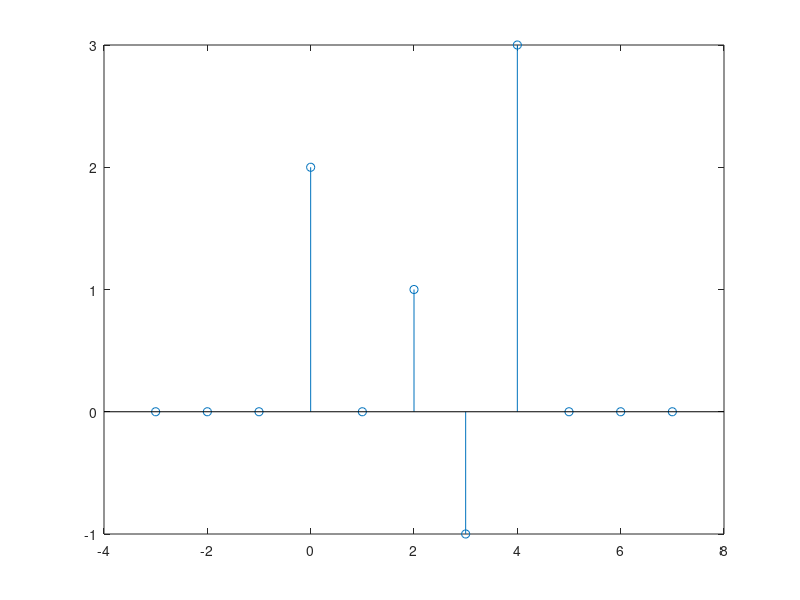

MATLAB code to generate this figure:
% Values of x
x = [2 1 -1 3 0];
% x indexes
xindexes = [0 2 3 4];

% Values in the x axis
xaxis = [];
% Values in the y axis
yaxis = [];

% for n = -3 to n = 7
for n = (-3:7)
    % Add n to x-axis array
    xaxis = [xaxis, n];
    % Add search y value for n
    foundAt = find(xindexes == n);
    % If found, set y to the value found in x
    if (foundAt)
        y = x(find(xindexes == n));
    % If not found, set y = 0
    else
        y = 0;
    end
    % Add the y value to the y-axis array
    yaxis = [yaxis, y];
end
% Draw the graph
stem(xaxis, yaxis);
